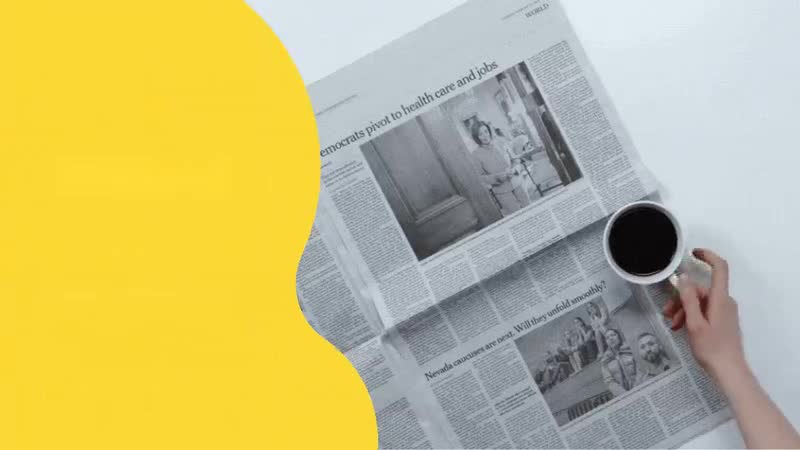
#> input picture unidades/media/u1.jpg, 800 x 450 px
$ python limpiar-banner.py ../media/u1.jpg ../media/u2.jpg 5
#> lines starting #> are read from the running program, lines starting #| are printed output that depends on the picture; after the words box and inside, x2 and y2 are one past the last pixel; in counts of white or black regions, pixels touching at a corner belong together
import sys, subprocess, numpy as np
from PIL import Image, ImageSequence
from scipy import ndimage as nd
import cv2
gif, out = sys.argv[1], sys.argv[2]
inicio = int(sys.argv[3]) if len(sys.argv) > 3 else 0  # ms que se recortan al principio
im = Image.open(gif)
#> im is the input picture: PIL image 800x450 RGB; mean R, G, B 198.5, 188.8, 127.9
frames, durs = [], []
for f in ImageSequence.Iterator(im):
    frames.append(np.asarray(f.convert('RGB')).copy()); durs.append(f.info.get('duration', 40) or 40)
#> this loop made 1 pass
#> after the loop, durs = [40]; frames = 1 item
H, W, _ = frames[0].shape
#> H = 450; W = 800
# máscara fija del texto (del último fotograma) y anillo de amarillo a su alrededor, para los fundidos
def capas(a):
    ai=a.astype(int); Y=(ai[...,0]>225)&(ai[...,1]>195)&(ai[...,2]<120)
#> after `Y = (ai[..., 0] > 225) & (ai[..., 1] > 195) & (ai[..., 2] < 120)`:
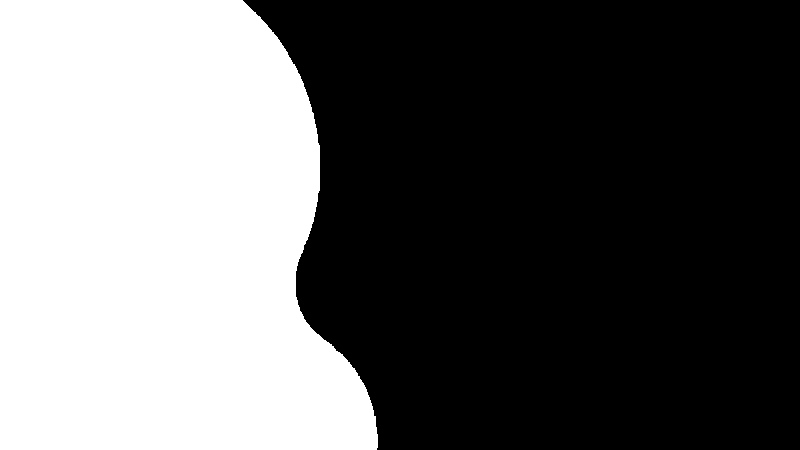
#> Y: shape (450, 800) bool; 39.6% white; 1 white region, box (x1, y1, x2, y2) and area: (0, 0, 378, 450) 142717
    lab,k=nd.label(Y); big=lab==(np.argmax(nd.sum(Y,lab,range(1,k+1)))+1)
#> after `lab, k = nd.label(Y)`: k = 1
    return Y,big
_,bigF=capas(frames[-1])
MF=nd.binary_dilation(nd.binary_fill_holes(bigF)&~bigF,iterations=4)
#> MF: shape (450, 800) bool; every value is 0
MF=nd.binary_closing(MF,iterations=6)
RING=nd.binary_dilation(MF,iterations=10)&~nd.binary_dilation(MF,iterations=3)&bigF
def limpia(a):
    a = fundido(a)
    ai = a.astype(int)
    Y = (ai[...,0] > 225) & (ai[...,1] > 195) & (ai[...,2] < 120)
    if Y.mean() < .05: return a
    lab, k = nd.label(Y)
    big = lab == (np.argmax(nd.sum(Y, lab, range(1, k+1))) + 1)
    hueco = nd.binary_fill_holes(big) & ~big
    if not hueco.any(): return a
    m = nd.binary_dilation(hueco, iterations=3) & nd.binary_fill_holes(nd.binary_dilation(big, iterations=1))
    b = a.copy(); b[m] = np.median(a[big], axis=0).astype(np.uint8)
    return cv2.inpaint(b, (m*255).astype(np.uint8), 6, cv2.INPAINT_TELEA)
def fundido(a):
    # tapa la zona del texto con el color del anillo que la rodea (sirve durante los fundidos de entrada)
    anillo=a[RING].astype(int)
    if anillo.std(axis=0).max()>14: return a
    b=a.copy(); b[MF]=np.median(anillo,axis=0).astype(np.uint8)
    return cv2.inpaint(b,(MF*255).astype(np.uint8),6,cv2.INPAINT_TELEA)
# remuestreo a 25 fps
total = sum(durs); t_ini = np.cumsum([0] + durs[:-1])
#> after `total = sum(durs)`: total = 40
#> after `t_ini = np.cumsum([0] + durs[:-1])`: t_ini = [0]
#> (the run stopped early here; a loop or call above may not have finished)

$ run again, on unidades/media/u4.jpg
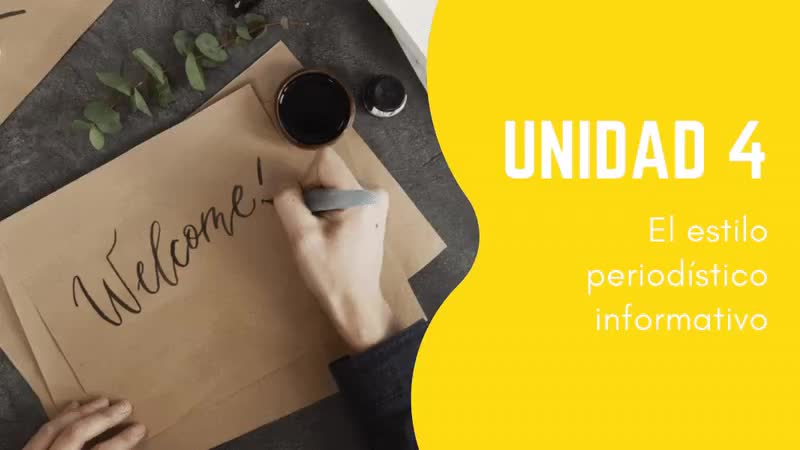
#> input picture unidades/media/u4.jpg, 800 x 450 px
#> im is the input picture: PIL image 800x450 RGB; mean R, G, B 178.2, 154, 58.9
#> the loop `for f in ImageSequence.Iterator(im):` made 1 pass
#> after the loop `for f in ImageSequence.Iterator(im):`: durs = [40]; frames = 1 item
#> Y: shape (450, 800) bool; 42.1% white; 14 white regions, largest, box (x1, y1, x2, y2) and area: (412, 0, 800, 450) 149842, (606, 130, 616, 169) 344, (685, 130, 694, 169) 341
#> in capas, `lab, k = nd.label(Y)`:
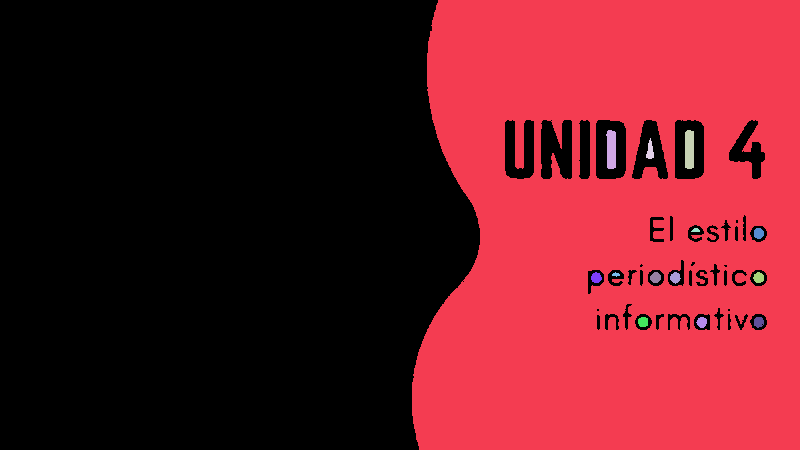
#> lab: shape (450, 800) int32; 15 distinct labels, from 0 to 14; one colour per label, 0 black
#> k = 14
#> big: shape (450, 800) bool; 41.6% white; 1 white region, box (x1, y1, x2, y2) and area: (412, 0, 800, 450) 149842
#> `RING=nd.binary_dilation(MF,iterations=10)&~nd.binary_dilation(MF,itera..`:
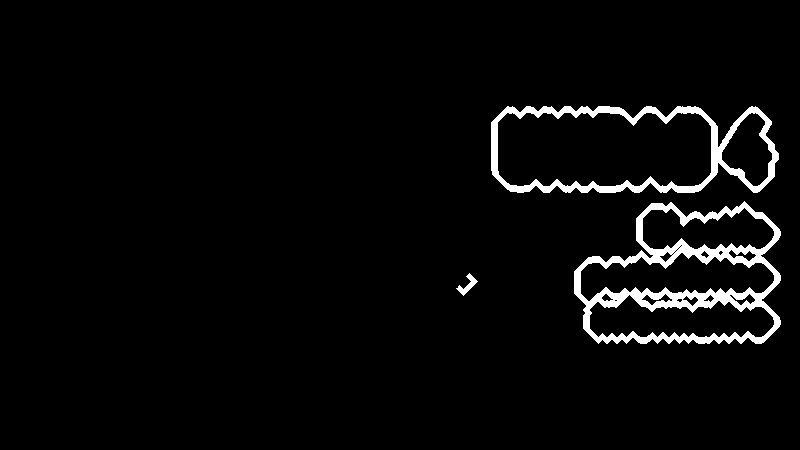
#> RING: shape (450, 800) bool; 3.6% white; 3 white regions, box (x1, y1, x2, y2) and area: (574, 201, 781, 344) 7762, (491, 106, 779, 193) 5008, (456, 273, 478, 296) 164
#> total = 40
#> t_ini = [0]
